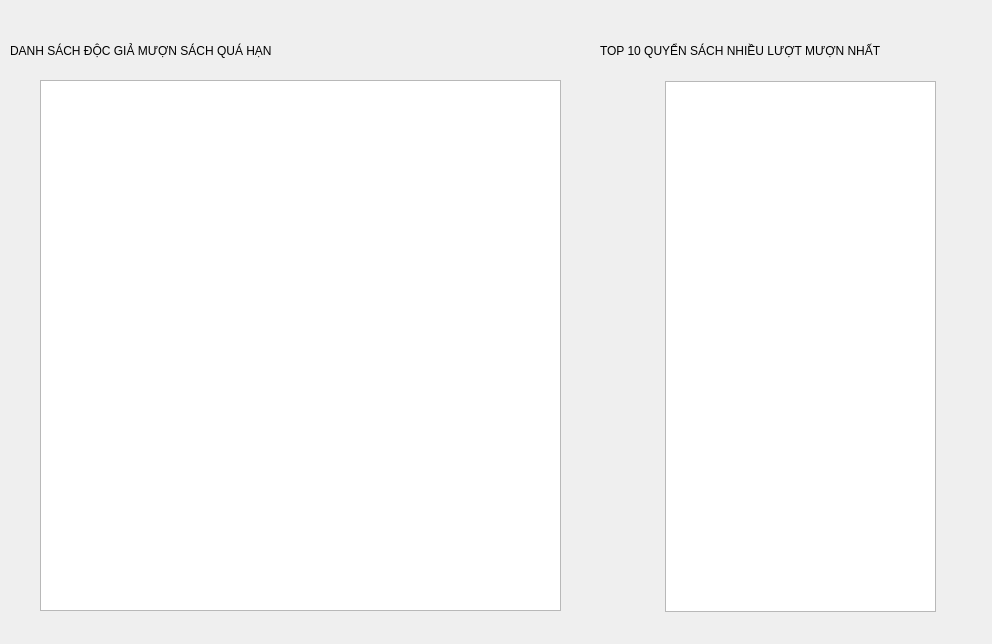
<?xml version="1.0" encoding="UTF-8"?>
<ui version="4.0">
 <class>baocao</class>
 <widget class="QDialog" name="baocao">
  <property name="geometry">
   <rect>
    <x>0</x>
    <y>0</y>
    <width>992</width>
    <height>644</height>
   </rect>
  </property>
  <property name="windowTitle">
   <string>Dialog</string>
  </property>
  <widget class="QTableView" name="tableView_danhsachquahan">
   <property name="geometry">
    <rect>
     <x>40</x>
     <y>80</y>
     <width>521</width>
     <height>531</height>
    </rect>
   </property>
  </widget>
  <widget class="QTableView" name="topTenMuonNhieuNhat_tableView">
   <property name="geometry">
    <rect>
     <x>665</x>
     <y>81</y>
     <width>271</width>
     <height>531</height>
    </rect>
   </property>
  </widget>
  <widget class="QLabel" name="label">
   <property name="geometry">
    <rect>
     <x>10</x>
     <y>30</y>
     <width>571</width>
     <height>41</height>
    </rect>
   </property>
   <property name="styleSheet">
    <string notr="true">
font: 900 15pt &quot;Segoe UI Black&quot;;
</string>
   </property>
   <property name="text">
    <string>DANH SÁCH ĐỘC GIẢ MƯỢN SÁCH QUÁ HẠN </string>
   </property>
  </widget>
  <widget class="QLabel" name="label_2">
   <property name="geometry">
    <rect>
     <x>600</x>
     <y>30</y>
     <width>411</width>
     <height>41</height>
    </rect>
   </property>
   <property name="styleSheet">
    <string notr="true">font: 900 15pt &quot;Segoe UI Black&quot;;</string>
   </property>
   <property name="text">
    <string>TOP 10 QUYỂN SÁCH NHIỀU LƯỢT MƯỢN NHẤT</string>
   </property>
  </widget>
 </widget>
 <resources/>
 <connections/>
</ui>
